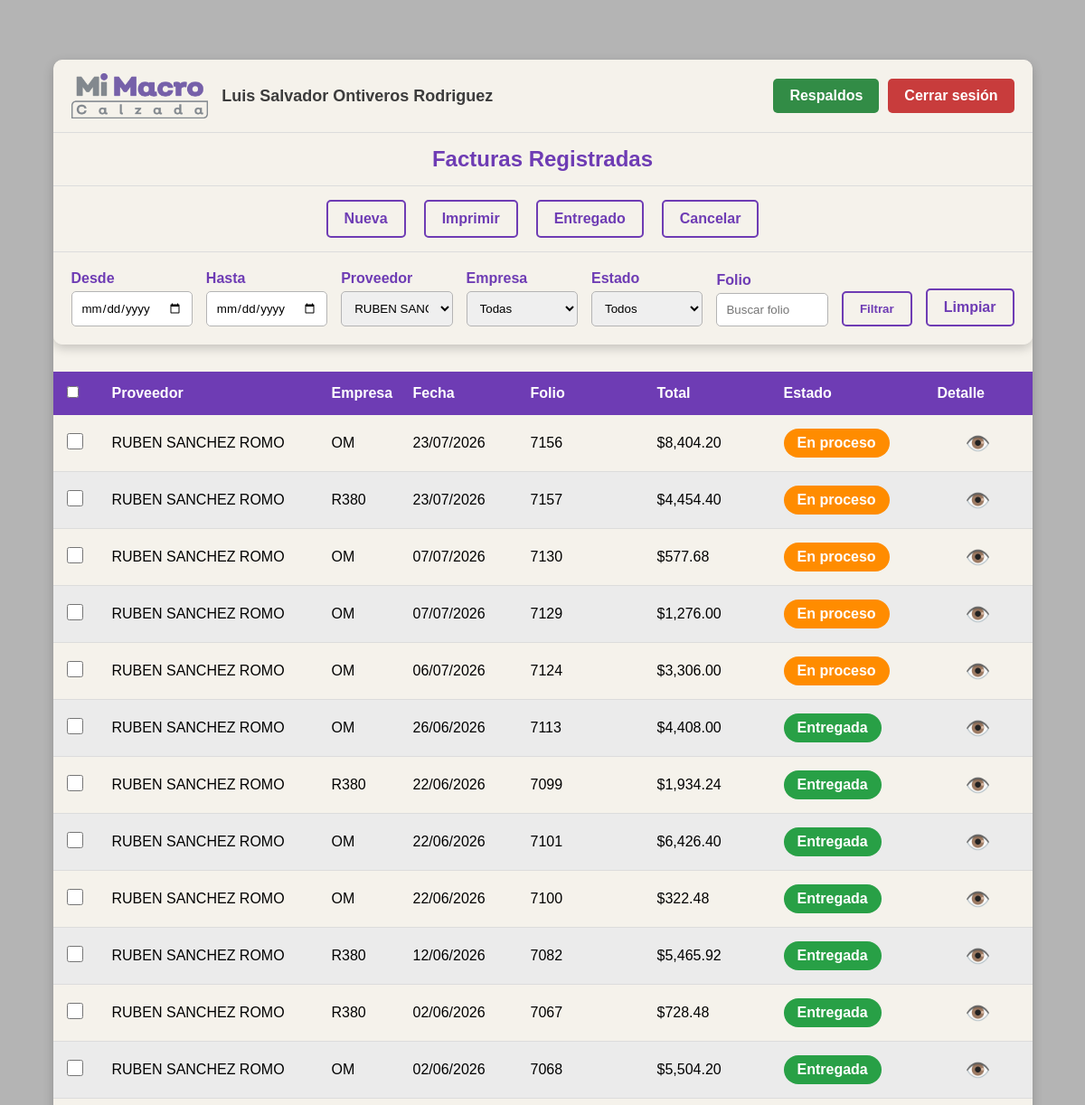
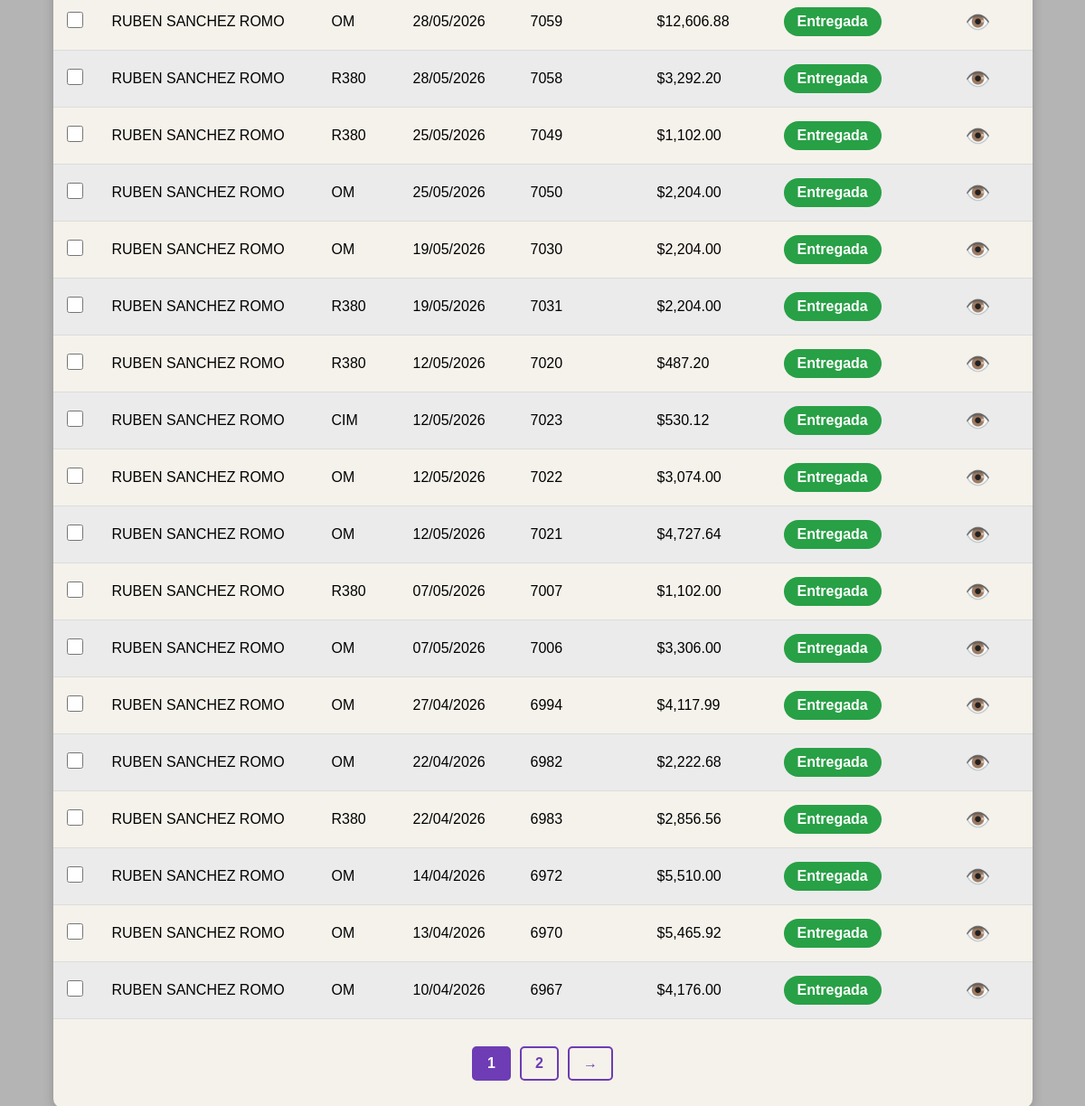
The page /facturas.php?id_provedor=13 (signed in) on the database as committed earlier (2 pictures, top to bottom).
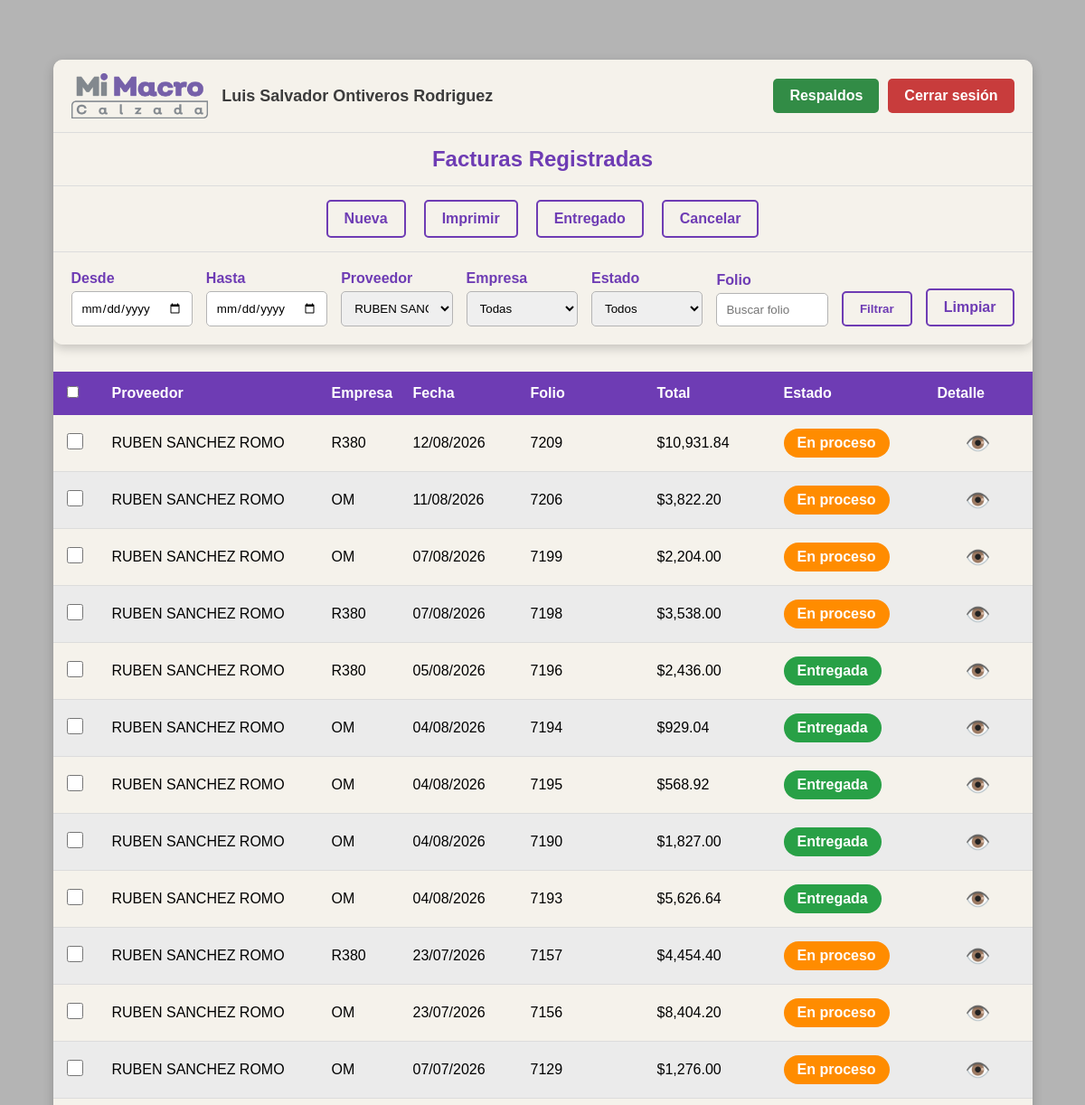
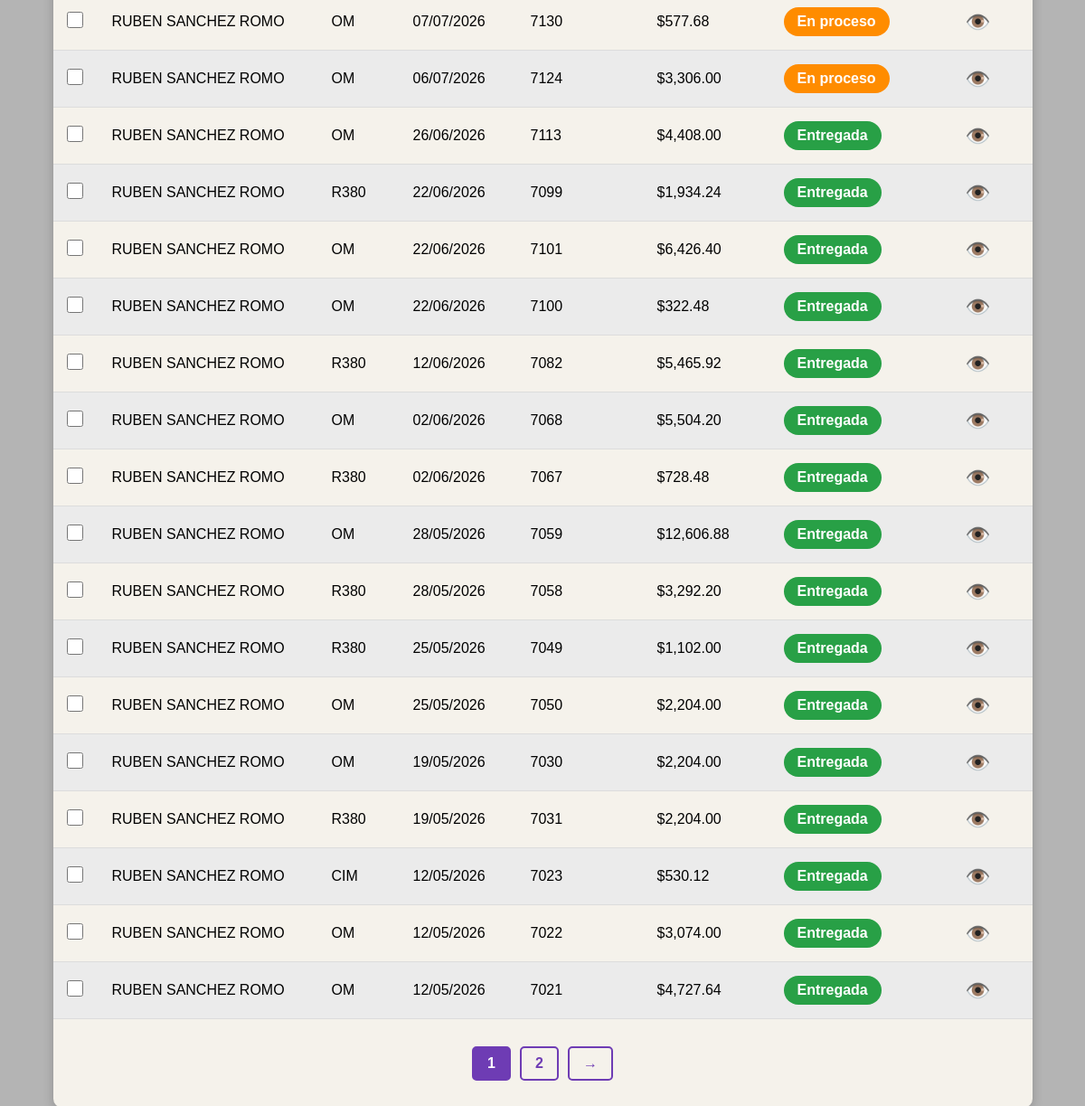
The same page on the database as committed later (2 pictures, top to bottom).
### tables this page shows
CREATE TABLE `factura` (
  `id` int(11) NOT NULL,
  `id_empresa` int(11) NOT NULL,
  `id_provedor` int(11) NOT NULL,
  `folio` varchar(20) NOT NULL,
  `fecha` date NOT NULL,
  `total` decimal(10,2) NOT NULL,
  `estado` int(11) NOT NULL DEFAULT 0,
  `fecha_registro` date NOT NULL,
  `fecha_entregado` date DEFAULT NULL
);

CREATE TABLE `provedores` (
  `id` int(11) NOT NULL,
  `nombre` varchar(255) NOT NULL,
  `irs` int(11) NOT NULL DEFAULT 0,
  `eliminado` int(1) NOT NULL DEFAULT 0
);

### facturas.php (the view, shortened to what this page needs)
<?php
$con = conecta();
$fecha_inicio = isset($_GET['fecha_inicio']) ? $_GET['fecha_inicio'] : '';
$fecha_fin    = isset($_GET['fecha_fin'])    ? $_GET['fecha_fin']    : '';
$id_provedor  = isset($_GET['id_provedor'])  ? intval($_GET['id_provedor'])  : 0;
$id_empresa   = isset($_GET['id_empresa'])   ? intval($_GET['id_empresa'])   : 0;
$folio        = isset($_GET['folio'])        ? trim($_GET['folio'])        : '';
$estado       = isset($_GET['estado'])       ? $_GET['estado']             : '';
$where = "WHERE 1=1";
if($id_provedor > 0){
    $where .= " AND f.id_provedor = $id_provedor";
}
$registros_por_pagina = 30;
$pagina = isset($_GET['pagina']) ? intval($_GET['pagina']) : 1;
$inicio = ($pagina - 1) * $registros_por_pagina;
$sqlTotal = "SELECT COUNT(*) AS total
             FROM factura f
             INNER JOIN provedores p ON f.id_provedor = p.id
             INNER JOIN empresa e ON f.id_empresa = e.id
             $where";
$resTotal = $con->query($sqlTotal);
$filaTotal = $resTotal->fetch_assoc();
$total_registros = $filaTotal['total'];
$total_paginas = ceil($total_registros / $registros_por_pagina);
$sql = "SELECT
            f.id,
            f.id_empresa,
            p.nombre AS proveedor,
            e.nombre AS empresa,
            f.fecha,
            f.folio,
            f.total,
            f.estado
        FROM factura f
        INNER JOIN provedores p ON f.id_provedor = p.id
        INNER JOIN empresa e ON f.id_empresa = e.id
        $where
        ORDER BY f.fecha DESC
        LIMIT $inicio, $registros_por_pagina";
$resultado = $con->query($sql);
?>
<!DOCTYPE html>
<html lang="es">
<head>
    <link rel="stylesheet" href="css/facturas.css">
    <link rel="stylesheet" href="css/menu.css">
</head>
<body>
<div class="contenedor">
    <?php include("menu.php"); ?>
    <div class="encabezado">
        <div>
            <input
                type="checkbox"
                id="chkTodas"
                title="Seleccionar todas las facturas de esta página">
        </div>
        <div>Proveedor</div>
        <div>Empresa</div>
        <div>Fecha</div>
        <div>Folio</div>
        <div>Total</div>
        <div>Estado</div>
        <div>Detalle</div>
    </div>
    <?php while($fila = $resultado->fetch_assoc()){ ?>
        <?php
        $clase = "";
        $texto = "";
        switch($fila['estado']){
            case 1:
                $clase = "proceso";
                $texto = "En proceso";
                break;
            case 2:
                $clase = "entregada";
                $texto = "Entregada";
                break;
        }
        switch($fila['id_empresa']){
            case 1:
                $empresa = "OM";
                break;
            case 2:
                $empresa = "R380";
                break;
            case 3:
                $empresa = "CIM";
                break;
        }
        ?>
        <div class="fila">
            <div>
                <input type="checkbox" class="chkFactura" value="<?= $fila['id'] ?>">
            </div>
            <div>
                <?= htmlspecialchars($fila['proveedor']) ?>
            </div>
            <div>
                <?= $empresa ?>
            </div>
            <div>
                <?= date('d/m/Y', strtotime($fila['fecha'])) ?>
            </div>
            <div>
                <?= htmlspecialchars($fila['folio']) ?>
            </div>
            <div>
                $<?= number_format($fila['total'], 2) ?>
            </div>
            <div>
                <span class="estado <?= $clase ?>">
                    <?= $texto ?>
                </span>
            </div>
            <div class="accion">
                <a href="factura_detalle.php?id=<?= $fila['id'] ?>">👁️</a>
            </div>
        </div>
    <?php } ?>
    <div class="paginacion">
        <?php for($i = 1; $i <= $total_paginas; $i++){ ?>
            <a
    href="?pagina=<?= $i ?>&fecha_inicio=<?= urlencode($fecha_inicio) ?>&fecha_fin=<?= urlencode($fecha_fin) ?>&id_provedor=<?= $id_provedor ?>&id_empresa=<?= $id_empresa ?>&folio=<?= urlencode($folio) ?>&estado=<?= urlencode($estado) ?>"
                class="<?= ($i == $pagina) ? 'actual' : '' ?>">
                <?= $i ?>
            </a>
        <?php } ?>
        <?php if($pagina < $total_paginas){ ?>
            <a href="?pagina=<?= $pagina + 1 ?>&fecha_inicio=<?= urlencode($fecha_inicio) ?>&fecha_fin=<?= urlencode($fecha_fin) ?>&id_provedor=<?= $id_provedor ?>&id_empresa=<?= $id_empresa ?>&folio=<?= urlencode($folio) ?>&estado=<?= urlencode($estado) ?>">
                →
            </a>
        <?php } ?>
    </div>
</div>
</body>
</html>

Rows that differ between the two databases and show on the page:
no longer on this page (row unchanged): factura: id_provedor.nombre "RUBEN SANCHEZ ROMO", id_empresa "R380", fecha "12/05/2026", folio "7020", total "487.20", estado "Entregada"
no longer on this page (row unchanged): factura: id_provedor.nombre "RUBEN SANCHEZ ROMO", id_empresa "R380", fecha "07/05/2026", folio "7007", total "1,102.00", estado "Entregada"
no longer on this page (row unchanged): factura: id_provedor.nombre "RUBEN SANCHEZ ROMO", id_empresa "OM", fecha "07/05/2026", folio "7006", total "3,306.00", estado "Entregada"
no longer on this page (row unchanged): factura: id_provedor.nombre "RUBEN SANCHEZ ROMO", id_empresa "OM", fecha "27/04/2026", folio "6994", total "4,117.99", estado "Entregada"
no longer on this page (row unchanged): factura: id_provedor.nombre "RUBEN SANCHEZ ROMO", id_empresa "OM", fecha "22/04/2026", folio "6982", total "2,222.68", estado "Entregada"
no longer on this page (row unchanged): factura: id_provedor.nombre "RUBEN SANCHEZ ROMO", id_empresa "R380", fecha "22/04/2026", folio "6983", total "2,856.56", estado "Entregada"
no longer on this page (row unchanged): factura: id_provedor.nombre "RUBEN SANCHEZ ROMO", id_empresa "OM", fecha "14/04/2026", folio "6972", total "5,510.00", estado "Entregada"
no longer on this page (row unchanged): factura: id_provedor.nombre "RUBEN SANCHEZ ROMO", id_empresa "OM", fecha "13/04/2026", folio "6970", total "5,465.92", estado "Entregada"
no longer on this page (row unchanged): factura: id_provedor.nombre "RUBEN SANCHEZ ROMO", id_empresa "OM", fecha "10/04/2026", folio "6967", total "4,176.00", estado "Entregada"
added factura: id_provedor.nombre "RUBEN SANCHEZ ROMO", id_empresa "R380", fecha "12/08/2026", folio "7209", total "10,931.84", estado "En proceso"
added factura: id_provedor.nombre "RUBEN SANCHEZ ROMO", id_empresa "OM", fecha "11/08/2026", folio "7206", total "3,822.20", estado "En proceso"
added factura: id_provedor.nombre "RUBEN SANCHEZ ROMO", id_empresa "OM", fecha "07/08/2026", folio "7199", total "2,204.00", estado "En proceso"
added factura: id_provedor.nombre "RUBEN SANCHEZ ROMO", id_empresa "R380", fecha "07/08/2026", folio "7198", total "3,538.00", estado "En proceso"
added factura: id_provedor.nombre "RUBEN SANCHEZ ROMO", id_empresa "R380", fecha "05/08/2026", folio "7196", total "2,436.00", estado "Entregada"
added factura: id_provedor.nombre "RUBEN SANCHEZ ROMO", id_empresa "OM", fecha "04/08/2026", folio "7194", total "929.04", estado "Entregada"
added factura: id_provedor.nombre "RUBEN SANCHEZ ROMO", id_empresa "OM", fecha "04/08/2026", folio "7195", total "568.92", estado "Entregada"
added factura: id_provedor.nombre "RUBEN SANCHEZ ROMO", id_empresa "OM", fecha "04/08/2026", folio "7190", total "1,827.00", estado "Entregada"
added factura: id_provedor.nombre "RUBEN SANCHEZ ROMO", id_empresa "OM", fecha "04/08/2026", folio "7193", total "5,626.64", estado "Entregada"
shown differently, row unchanged: factura (number 10 of 30 on the later page): moves up the list
shown differently, row unchanged: factura (number 12 of 30 on the later page): moves up the list
shown differently, row unchanged: factura (number 20 of 30 on the later page): moves up the list
